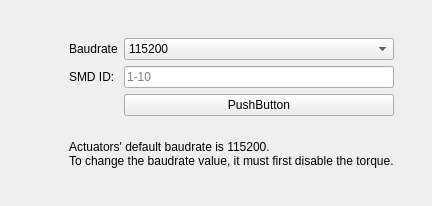
         <widget class="QWidget" name="page">
          <layout class="QVBoxLayout" name="verticalLayout_4">
           <item>
            <widget class="QWidget" name="widget_28" native="true">
             <layout class="QHBoxLayout" name="horizontalLayout_7">
              <item>
               <widget class="QWidget" name="widget_29" native="true">
                <layout class="QVBoxLayout" name="verticalLayout_26">
                 <item>
                  <layout class="QVBoxLayout" name="verticalLayout_27">
                   <item>
                    <widget class="QLabel" name="label_3">
                     <property name="text">
                      <string/>
                     </property>
                    </widget>
                   </item>
                  </layout>
                 </item>
                </layout>
               </widget>
              </item>
              <item alignment="Qt::AlignRight">
               <widget class="QWidget" name="widget_30" native="true">
                <layout class="QVBoxLayout" name="verticalLayout_8">
                 <item>
                  <widget class="QWidget" name="widget_3" native="true">
                   <layout class="QGridLayout" name="gridLayout_10">
                    <item row="1" column="1">
                     <widget class="QLineEdit" name="lineEdit_4">
                      <property name="placeholderText">
                       <string>1-10</string>
                      </property>
                     </widget>
                    </item>
                    <item row="1" column="0">
                     <widget class="QLabel" name="label_34">
                      <property name="text">
                       <string>SMD ID:</string>
                      </property>
                     </widget>
                    </item>
                    <item row="2" column="1">
                     <widget class="QPushButton" name="pushButton_2">
                      <property name="text">
                       <string>PushButton</string>
                      </property>
                     </widget>
                    </item>
                    <item row="0" column="0">
                     <widget class="QLabel" name="label_35">
                      <property name="text">
                       <string>Baudrate</string>
                      </property>
                     </widget>
                    </item>
                    <item row="0" column="1">
                     <widget class="QComboBox" name="comboBox">
                      <item>
                       <property name="text">
                        <string>115200</string>
                       </property>
                      </item>
                      <item>
                       <property name="text">
                        <string>9600</string>
                       </property>
                      </item>
                      <item>
                       <property name="text">
                        <string>New Item</string>
                       </property>
                      </item>
                      <item>
                       <property name="text">
                        <string>New Item</string>
                       </property>
                      </item>
                     </widget>
                    </item>
                   </layout>
                  </widget>
                 </item>
                 <item>
                  <widget class="QWidget" name="widget_2" native="true">
                   <layout class="QVBoxLayout" name="verticalLayout_14">
                    <item>
                     <widget class="QLabel" name="label_36">
                      <property name="text">
                       <string>Actuators' default baudrate is 115200.
To change the baudrate value, it must first disable the torque.</string>
                      </property>
                     </widget>
                    </item>
                   </layout>
                  </widget>
                 </item>
                </layout>
               </widget>
              </item>
             </layout>
            </widget>
           </item>
          </layout>
         </widget>
